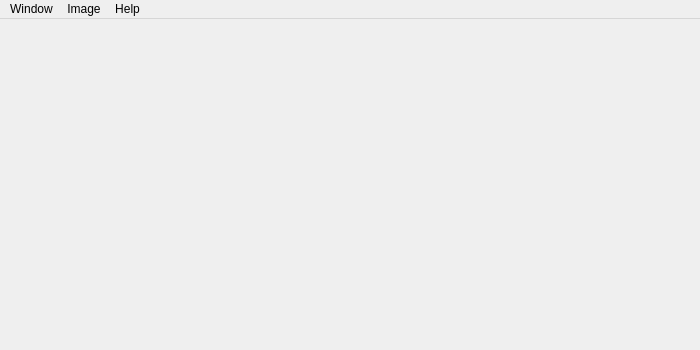
<?xml version="1.0" encoding="UTF-8"?>
<ui version="4.0">
 <class>MainWindow</class>
 <widget class="QMainWindow" name="MainWindow">
  <property name="geometry">
   <rect>
    <x>0</x>
    <y>0</y>
    <width>700</width>
    <height>350</height>
   </rect>
  </property>
  <property name="windowTitle">
   <string>MainWindow</string>
  </property>
  <widget class="QWidget" name="centralwidget">
   <widget class="QLabel" name="label">
    <property name="geometry">
     <rect>
      <x>0</x>
      <y>0</y>
      <width>801</width>
      <height>581</height>
     </rect>
    </property>
    <property name="text">
     <string/>
    </property>
   </widget>
  </widget>
  <widget class="QMenuBar" name="menubar">
   <property name="geometry">
    <rect>
     <x>0</x>
     <y>0</y>
     <width>700</width>
     <height>22</height>
    </rect>
   </property>
   <widget class="QMenu" name="menuFile">
    <property name="title">
     <string>Image</string>
    </property>
    <addaction name="actionOpen"/>
    <addaction name="actionClose"/>
   </widget>
   <widget class="QMenu" name="menuHelp">
    <property name="title">
     <string>Help</string>
    </property>
    <addaction name="actionAbout"/>
   </widget>
   <widget class="QMenu" name="menuWindow">
    <property name="title">
     <string>Window</string>
    </property>
    <addaction name="actionNew"/>
    <addaction name="actionClose_2"/>
   </widget>
   <addaction name="menuWindow"/>
   <addaction name="menuFile"/>
   <addaction name="menuHelp"/>
  </widget>
  <action name="actionOpen">
   <property name="text">
    <string>Open image</string>
   </property>
   <property name="shortcut">
    <string>Ctrl+O</string>
   </property>
  </action>
  <action name="actionClose">
   <property name="text">
    <string>Close image</string>
   </property>
   <property name="shortcut">
    <string>Ctrl+C</string>
   </property>
  </action>
  <action name="actionAbout">
   <property name="text">
    <string>About</string>
   </property>
   <property name="shortcut">
    <string>Ctrl+A</string>
   </property>
  </action>
  <action name="action">
   <property name="text">
    <string>Plus</string>
   </property>
  </action>
  <action name="action_2">
   <property name="text">
    <string>Minus</string>
   </property>
  </action>
  <action name="actionNew">
   <property name="text">
    <string>New</string>
   </property>
   <property name="shortcut">
    <string>Ctrl+N</string>
   </property>
  </action>
  <action name="actionClose_2">
   <property name="text">
    <string>Close</string>
   </property>
   <property name="shortcut">
    <string>Ctrl+Shift+C</string>
   </property>
  </action>
 </widget>
 <resources/>
 <connections/>
</ui>
